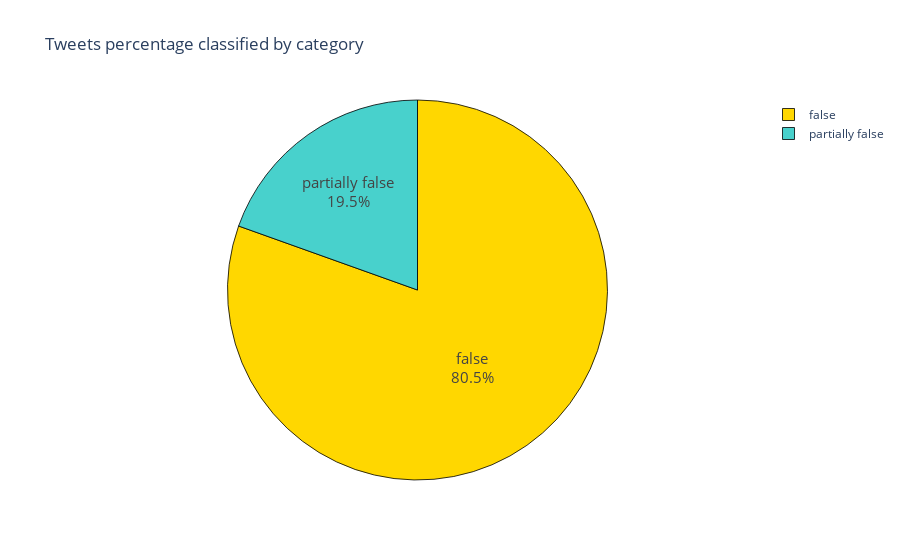

Notebook source saved alongside this figure:
### Markdown cell above
We're ready to visualize the pie chart

### Code cell
colors = ['gold', 'mediumturquoise']

fig = px.pie(df, values='count', names='category',
             title='Tweets percentage classified by category')
fig.update_traces(textposition='inside', textinfo='percent+label', textfont_size=15,
                  marker=dict(colors=colors, line=dict(color='#000000', width=0.8)))
fig.show()

### Figure 1 — Plotly figure (JSON) as saved in the notebook; plotly's stock layout.template omitted (floating-point values rounded to 4 significant figures)
{"data": [{"domain": {"x": [0, 1], "y": [0, 1]}, "hovertemplate": "category=%{label}<br>count=%{value}<extra></extra>", "labels": ["false", "partially false"], "legendgroup": "", "marker": {"colors": ["gold", "mediumturquoise"], "line": {"color": "#000000", "width": 0.8}}, "name": "", "showlegend": true, "textfont": {"size": 15}, "textinfo": "percent+label", "textposition": "inside", "type": "pie", "values": [1170, 284]}], "layout": {"legend": {"tracegroupgap": 0}, "title": {"text": "Tweets percentage classified by category"}}}
